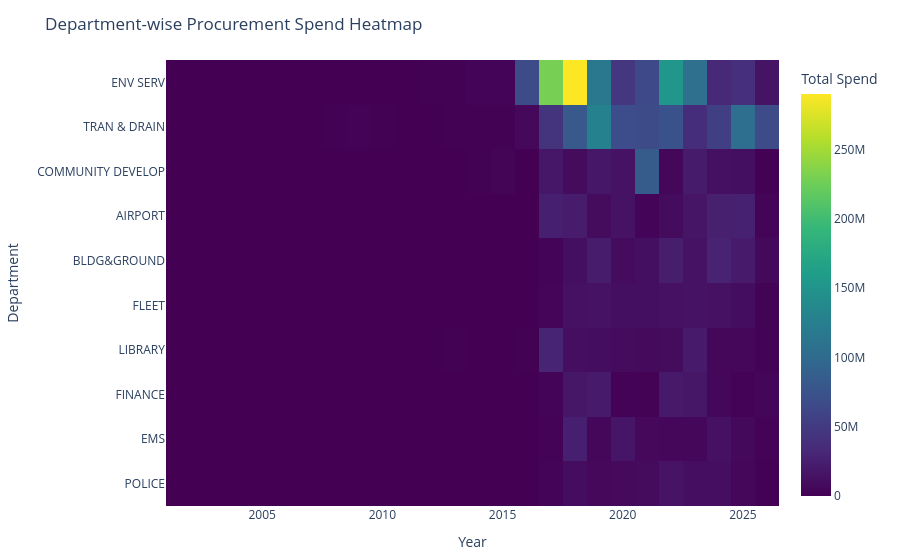

Notebook cell for this chart:
### Code cell
pivot_heat = pd.pivot_table(
    df,
    values='ITEM TOTAL COST',
    index='DEPARTMENT NAME',
    columns='Year',
    aggfunc='sum'
)


pivot_heat = pivot_heat.fillna(0)


pivot_heat = pivot_heat.loc[
    pivot_heat.sum(axis=1).sort_values(ascending=False).index
]


pivot_heat = pivot_heat.head(10)


fig = px.imshow(
    pivot_heat,
    title='Department-wise Procurement Spend Heatmap',
    aspect='auto',
    color_continuous_scale='viridis',  
    labels=dict(x="Year", y="Department", color="Total Spend")
)


fig.update_layout(
    template='plotly_white',
    xaxis_title='Year',
    yaxis_title='Department',
    margin=dict(l=120, r=20, t=60, b=50)
)

fig.show()

### Figure 1 — Plotly figure (JSON) as saved in the notebook; plotly's stock layout.template omitted (floating-point values rounded to 4 significant figures; data arrays with more than 128 entries replaced by an {"elided": "..."} marker saying what was removed)
{"data": [{"coloraxis": "coloraxis", "hovertemplate": "Year: %{x}<br>Department: %{y}<br>Total Spend: %{z}<extra></extra>", "name": "0", "type": "heatmap", "x": [2002.0, 2004.0, 2005.0, 2006.0, 2007.0, 2008.0, 2009.0, 2010.0, 2011.0, 2012.0, 2013.0, 2014.0, 2015.0, 2016.0, 2017.0, 2018.0, 2019.0, 2020.0, 2021.0, 2022.0, 2023.0, 2024.0, 2025.0, 2026.0], "xaxis": "x", "y": ["ENV SERV", "TRAN & DRAIN", "COMMUNITY DEVELOP", "AIRPORT", "BLDG&GROUND", "FLEET", "LIBRARY", "FINANCE", "EMS", "POLICE"], "yaxis": "y", "z": {"elided": "10x24 float values"}}], "layout": {"coloraxis": {"colorbar": {"title": {"text": "Total Spend"}}, "colorscale": [[0, "#440154"], [0.1111, "#482878"], [0.2222, "#3e4989"], [0.3333, "#31688e"], [0.4444, "#26828e"], [0.5556, "#1f9e89"], [0.6667, "#35b779"], [0.7778, "#6ece58"], [0.8889, "#b5de2b"], [1, "#fde725"]]}, "margin": {"b": 50, "l": 120, "r": 20, "t": 60}, "title": {"text": "Department-wise Procurement Spend Heatmap"}, "xaxis": {"anchor": "y", "domain": [0, 1], "title": {"text": "Year"}}, "yaxis": {"anchor": "x", "autorange": "reversed", "domain": [0, 1], "title": {"text": "Department"}}}}
